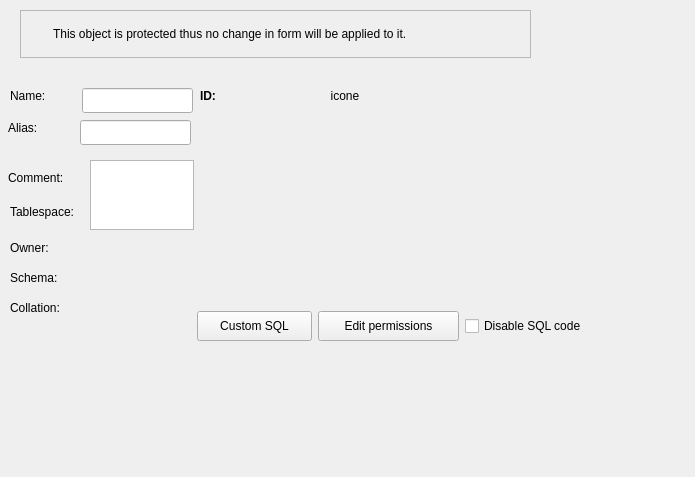
<?xml version="1.0" encoding="UTF-8"?>
<ui version="4.0">
 <class>BaseObjectWidget</class>
 <widget class="QWidget" name="BaseObjectWidget">
  <property name="geometry">
   <rect>
    <x>0</x>
    <y>0</y>
    <width>695</width>
    <height>477</height>
   </rect>
  </property>
  <property name="sizePolicy">
   <sizepolicy hsizetype="Preferred" vsizetype="Preferred">
    <horstretch>0</horstretch>
    <verstretch>0</verstretch>
   </sizepolicy>
  </property>
  <property name="minimumSize">
   <size>
    <width>0</width>
    <height>0</height>
   </size>
  </property>
  <widget class="QLabel" name="name_lbl">
   <property name="geometry">
    <rect>
     <x>10</x>
     <y>88</y>
     <width>50</width>
     <height>16</height>
    </rect>
   </property>
   <property name="sizePolicy">
    <sizepolicy hsizetype="Fixed" vsizetype="Preferred">
     <horstretch>0</horstretch>
     <verstretch>0</verstretch>
    </sizepolicy>
   </property>
   <property name="maximumSize">
    <size>
     <width>16777215</width>
     <height>16777215</height>
    </size>
   </property>
   <property name="text">
    <string>Name:</string>
   </property>
  </widget>
  <widget class="QLineEdit" name="name_edt">
   <property name="geometry">
    <rect>
     <x>82</x>
     <y>88</y>
     <width>111</width>
     <height>25</height>
    </rect>
   </property>
   <property name="sizePolicy">
    <sizepolicy hsizetype="Expanding" vsizetype="Fixed">
     <horstretch>0</horstretch>
     <verstretch>0</verstretch>
    </sizepolicy>
   </property>
   <property name="minimumSize">
    <size>
     <width>0</width>
     <height>0</height>
    </size>
   </property>
   <property name="maximumSize">
    <size>
     <width>16777215</width>
     <height>16777215</height>
    </size>
   </property>
   <property name="statusTip">
    <string>This is the name of the object in the PostgreSQL database.</string>
   </property>
   <property name="text">
    <string/>
   </property>
   <property name="clearButtonEnabled">
    <bool>true</bool>
   </property>
  </widget>
  <widget class="QLabel" name="comment_lbl">
   <property name="geometry">
    <rect>
     <x>8</x>
     <y>170</y>
     <width>75</width>
     <height>16</height>
    </rect>
   </property>
   <property name="sizePolicy">
    <sizepolicy hsizetype="Fixed" vsizetype="Preferred">
     <horstretch>0</horstretch>
     <verstretch>0</verstretch>
    </sizepolicy>
   </property>
   <property name="minimumSize">
    <size>
     <width>0</width>
     <height>0</height>
    </size>
   </property>
   <property name="maximumSize">
    <size>
     <width>16777215</width>
     <height>16777215</height>
    </size>
   </property>
   <property name="text">
    <string>Comment:</string>
   </property>
  </widget>
  <widget class="QLabel" name="tablespace_lbl">
   <property name="geometry">
    <rect>
     <x>10</x>
     <y>204</y>
     <width>91</width>
     <height>16</height>
    </rect>
   </property>
   <property name="sizePolicy">
    <sizepolicy hsizetype="Fixed" vsizetype="Preferred">
     <horstretch>0</horstretch>
     <verstretch>0</verstretch>
    </sizepolicy>
   </property>
   <property name="text">
    <string>Tablespace:</string>
   </property>
  </widget>
  <widget class="QLabel" name="schema_lbl">
   <property name="geometry">
    <rect>
     <x>10</x>
     <y>270</y>
     <width>61</width>
     <height>16</height>
    </rect>
   </property>
   <property name="sizePolicy">
    <sizepolicy hsizetype="Fixed" vsizetype="Preferred">
     <horstretch>0</horstretch>
     <verstretch>0</verstretch>
    </sizepolicy>
   </property>
   <property name="text">
    <string>Schema:</string>
   </property>
  </widget>
  <widget class="QPushButton" name="edt_perms_tb">
   <property name="geometry">
    <rect>
     <x>318</x>
     <y>311</y>
     <width>141</width>
     <height>30</height>
    </rect>
   </property>
   <property name="sizePolicy">
    <sizepolicy hsizetype="Preferred" vsizetype="Fixed">
     <horstretch>0</horstretch>
     <verstretch>0</verstretch>
    </sizepolicy>
   </property>
   <property name="minimumSize">
    <size>
     <width>0</width>
     <height>30</height>
    </size>
   </property>
   <property name="maximumSize">
    <size>
     <width>16777215</width>
     <height>16777215</height>
    </size>
   </property>
   <property name="focusPolicy">
    <enum>Qt::StrongFocus</enum>
   </property>
   <property name="toolTip">
    <string>Edit object's permissions</string>
   </property>
   <property name="text">
    <string>Edit permissions</string>
   </property>
   <property name="icon">
    <iconset resource="../res/resources.qrc">
     <normaloff>:/icons/icons/permission.png</normaloff>:/icons/icons/permission.png</iconset>
   </property>
   <property name="iconSize">
    <size>
     <width>22</width>
     <height>22</height>
    </size>
   </property>
  </widget>
  <widget class="QFrame" name="protected_obj_frm">
   <property name="geometry">
    <rect>
     <x>20</x>
     <y>10</y>
     <width>511</width>
     <height>48</height>
    </rect>
   </property>
   <property name="sizePolicy">
    <sizepolicy hsizetype="Preferred" vsizetype="Fixed">
     <horstretch>0</horstretch>
     <verstretch>0</verstretch>
    </sizepolicy>
   </property>
   <property name="minimumSize">
    <size>
     <width>0</width>
     <height>48</height>
    </size>
   </property>
   <property name="frameShape">
    <enum>QFrame::StyledPanel</enum>
   </property>
   <property name="frameShadow">
    <enum>QFrame::Raised</enum>
   </property>
   <layout class="QGridLayout" name="gridLayout">
    <property name="leftMargin">
     <number>2</number>
    </property>
    <property name="topMargin">
     <number>2</number>
    </property>
    <property name="rightMargin">
     <number>2</number>
    </property>
    <property name="bottomMargin">
     <number>2</number>
    </property>
    <item row="0" column="0">
     <widget class="QLabel" name="label">
      <property name="minimumSize">
       <size>
        <width>24</width>
        <height>24</height>
       </size>
      </property>
      <property name="maximumSize">
       <size>
        <width>24</width>
        <height>24</height>
       </size>
      </property>
      <property name="text">
       <string/>
      </property>
      <property name="textFormat">
       <enum>Qt::AutoText</enum>
      </property>
      <property name="pixmap">
       <pixmap resource="../res/resources.qrc">:/icons/icons/alert.png</pixmap>
      </property>
      <property name="scaledContents">
       <bool>true</bool>
      </property>
     </widget>
    </item>
    <item row="0" column="1">
     <widget class="QLabel" name="protected_obj_lbl">
      <property name="font">
       <font>
        <weight>50</weight>
        <bold>false</bold>
        <underline>false</underline>
        <strikeout>false</strikeout>
        <kerning>true</kerning>
       </font>
      </property>
      <property name="text">
       <string>This object is protected thus no change in form will be applied to it.</string>
      </property>
      <property name="wordWrap">
       <bool>true</bool>
      </property>
     </widget>
    </item>
   </layout>
  </widget>
  <widget class="QCheckBox" name="disable_sql_chk">
   <property name="geometry">
    <rect>
     <x>465</x>
     <y>314</y>
     <width>131</width>
     <height>24</height>
    </rect>
   </property>
   <property name="sizePolicy">
    <sizepolicy hsizetype="Fixed" vsizetype="Fixed">
     <horstretch>0</horstretch>
     <verstretch>0</verstretch>
    </sizepolicy>
   </property>
   <property name="focusPolicy">
    <enum>Qt::StrongFocus</enum>
   </property>
   <property name="toolTip">
    <string>Disables the generated SQL code using comment tokens (--).
This will disable the code of all child and referrer objects.</string>
   </property>
   <property name="text">
    <string>Disable SQL code</string>
   </property>
  </widget>
  <widget class="QLabel" name="collation_lbl">
   <property name="geometry">
    <rect>
     <x>10</x>
     <y>300</y>
     <width>61</width>
     <height>16</height>
    </rect>
   </property>
   <property name="sizePolicy">
    <sizepolicy hsizetype="Fixed" vsizetype="Preferred">
     <horstretch>0</horstretch>
     <verstretch>0</verstretch>
    </sizepolicy>
   </property>
   <property name="text">
    <string>Collation:</string>
   </property>
  </widget>
  <widget class="QPushButton" name="append_sql_tb">
   <property name="geometry">
    <rect>
     <x>197</x>
     <y>311</y>
     <width>115</width>
     <height>30</height>
    </rect>
   </property>
   <property name="sizePolicy">
    <sizepolicy hsizetype="Preferred" vsizetype="Fixed">
     <horstretch>0</horstretch>
     <verstretch>0</verstretch>
    </sizepolicy>
   </property>
   <property name="minimumSize">
    <size>
     <width>0</width>
     <height>30</height>
    </size>
   </property>
   <property name="maximumSize">
    <size>
     <width>16777215</width>
     <height>16777215</height>
    </size>
   </property>
   <property name="focusPolicy">
    <enum>Qt::StrongFocus</enum>
   </property>
   <property name="toolTip">
    <string>Append or prepend a set of SQL commands to the object's definition.</string>
   </property>
   <property name="text">
    <string>Custom SQL</string>
   </property>
   <property name="icon">
    <iconset resource="../res/resources.qrc">
     <normaloff>:/icons/icons/sqlappend.png</normaloff>:/icons/icons/sqlappend.png</iconset>
   </property>
   <property name="iconSize">
    <size>
     <width>22</width>
     <height>22</height>
    </size>
   </property>
  </widget>
  <widget class="QLabel" name="owner_lbl">
   <property name="geometry">
    <rect>
     <x>10</x>
     <y>240</y>
     <width>41</width>
     <height>16</height>
    </rect>
   </property>
   <property name="sizePolicy">
    <sizepolicy hsizetype="Fixed" vsizetype="Preferred">
     <horstretch>0</horstretch>
     <verstretch>0</verstretch>
    </sizepolicy>
   </property>
   <property name="text">
    <string>Owner:</string>
   </property>
  </widget>
  <widget class="QWidget" name="id_ico_wgt" native="true">
   <property name="geometry">
    <rect>
     <x>200</x>
     <y>80</y>
     <width>161</width>
     <height>31</height>
    </rect>
   </property>
   <layout class="QHBoxLayout" name="horizontalLayout">
    <property name="spacing">
     <number>6</number>
    </property>
    <property name="leftMargin">
     <number>0</number>
    </property>
    <property name="topMargin">
     <number>0</number>
    </property>
    <property name="rightMargin">
     <number>0</number>
    </property>
    <property name="bottomMargin">
     <number>0</number>
    </property>
    <item>
     <widget class="QLabel" name="obj_id_lbl">
      <property name="sizePolicy">
       <sizepolicy hsizetype="Expanding" vsizetype="Preferred">
        <horstretch>0</horstretch>
        <verstretch>0</verstretch>
       </sizepolicy>
      </property>
      <property name="font">
       <font>
        <weight>75</weight>
        <bold>true</bold>
       </font>
      </property>
      <property name="toolTip">
       <string/>
      </property>
      <property name="text">
       <string>ID:</string>
      </property>
     </widget>
    </item>
    <item>
     <widget class="QLabel" name="obj_icon_lbl">
      <property name="sizePolicy">
       <sizepolicy hsizetype="Fixed" vsizetype="Preferred">
        <horstretch>0</horstretch>
        <verstretch>0</verstretch>
       </sizepolicy>
      </property>
      <property name="minimumSize">
       <size>
        <width>32</width>
        <height>32</height>
       </size>
      </property>
      <property name="maximumSize">
       <size>
        <width>32</width>
        <height>32</height>
       </size>
      </property>
      <property name="frameShape">
       <enum>QFrame::NoFrame</enum>
      </property>
      <property name="frameShadow">
       <enum>QFrame::Plain</enum>
      </property>
      <property name="text">
       <string>icone</string>
      </property>
      <property name="scaledContents">
       <bool>false</bool>
      </property>
      <property name="alignment">
       <set>Qt::AlignCenter</set>
      </property>
     </widget>
    </item>
   </layout>
  </widget>
  <widget class="QPlainTextEdit" name="comment_edt">
   <property name="geometry">
    <rect>
     <x>90</x>
     <y>160</y>
     <width>104</width>
     <height>70</height>
    </rect>
   </property>
   <property name="minimumSize">
    <size>
     <width>0</width>
     <height>0</height>
    </size>
   </property>
   <property name="maximumSize">
    <size>
     <width>16777215</width>
     <height>80</height>
    </size>
   </property>
   <property name="tabChangesFocus">
    <bool>true</bool>
   </property>
  </widget>
  <widget class="QLineEdit" name="alias_edt">
   <property name="geometry">
    <rect>
     <x>80</x>
     <y>120</y>
     <width>111</width>
     <height>25</height>
    </rect>
   </property>
   <property name="sizePolicy">
    <sizepolicy hsizetype="Expanding" vsizetype="Fixed">
     <horstretch>0</horstretch>
     <verstretch>0</verstretch>
    </sizepolicy>
   </property>
   <property name="minimumSize">
    <size>
     <width>0</width>
     <height>0</height>
    </size>
   </property>
   <property name="maximumSize">
    <size>
     <width>16777215</width>
     <height>16777215</height>
    </size>
   </property>
   <property name="toolTip">
    <string>&lt;p&gt;This is a more friendly name for the object. When displaying the model in compact view this is the name shown for the object instead of its real name. If this field is empty the real name will be displayed anyway.&lt;/p&gt;</string>
   </property>
   <property name="statusTip">
    <string/>
   </property>
   <property name="text">
    <string/>
   </property>
   <property name="clearButtonEnabled">
    <bool>true</bool>
   </property>
  </widget>
  <widget class="QLabel" name="logical_name_lbl">
   <property name="geometry">
    <rect>
     <x>8</x>
     <y>120</y>
     <width>81</width>
     <height>16</height>
    </rect>
   </property>
   <property name="sizePolicy">
    <sizepolicy hsizetype="Fixed" vsizetype="Preferred">
     <horstretch>0</horstretch>
     <verstretch>0</verstretch>
    </sizepolicy>
   </property>
   <property name="maximumSize">
    <size>
     <width>16777215</width>
     <height>16777215</height>
    </size>
   </property>
   <property name="text">
    <string>Alias:</string>
   </property>
  </widget>
 </widget>
 <tabstops>
  <tabstop>name_edt</tabstop>
  <tabstop>append_sql_tb</tabstop>
  <tabstop>edt_perms_tb</tabstop>
  <tabstop>disable_sql_chk</tabstop>
 </tabstops>
 <resources>
  <include location="../res/resources.qrc"/>
 </resources>
 <connections/>
</ui>
